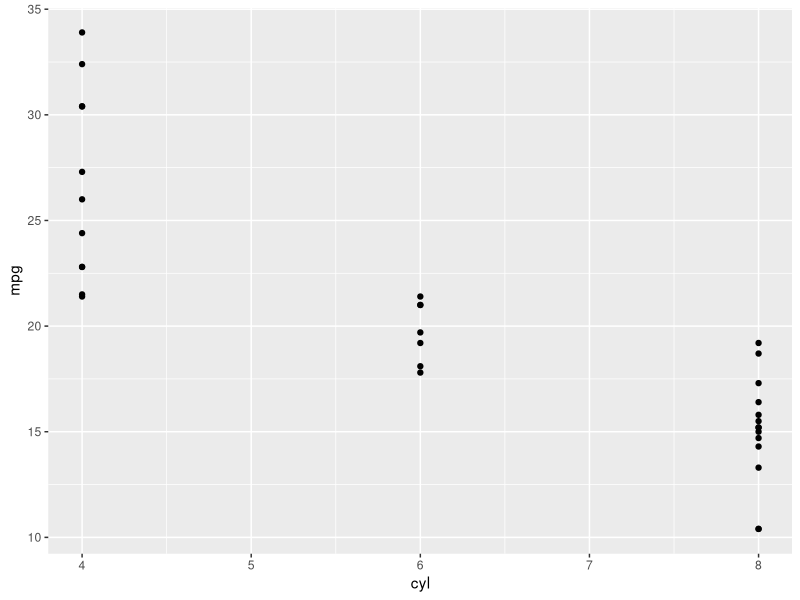
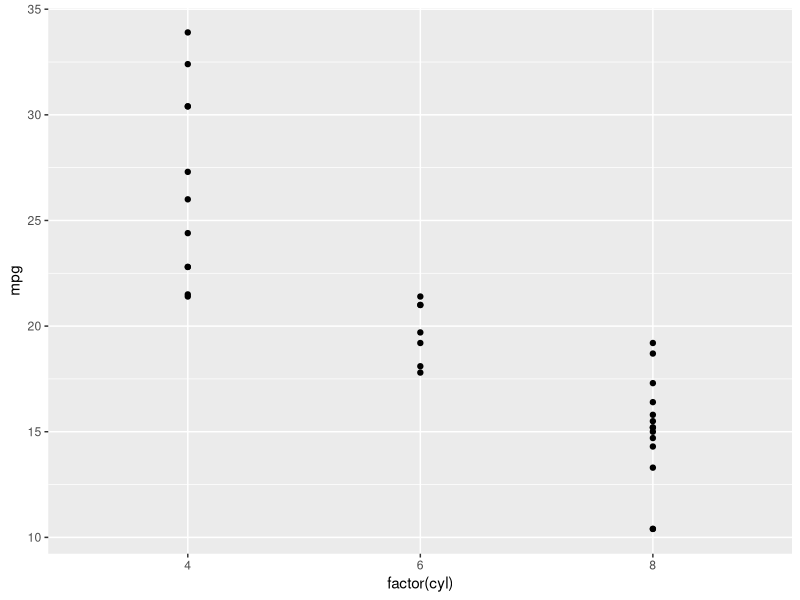
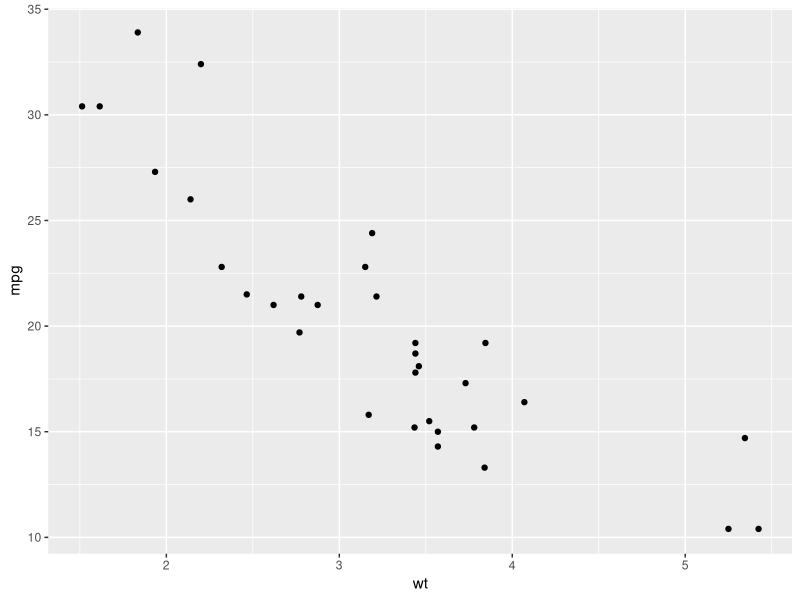
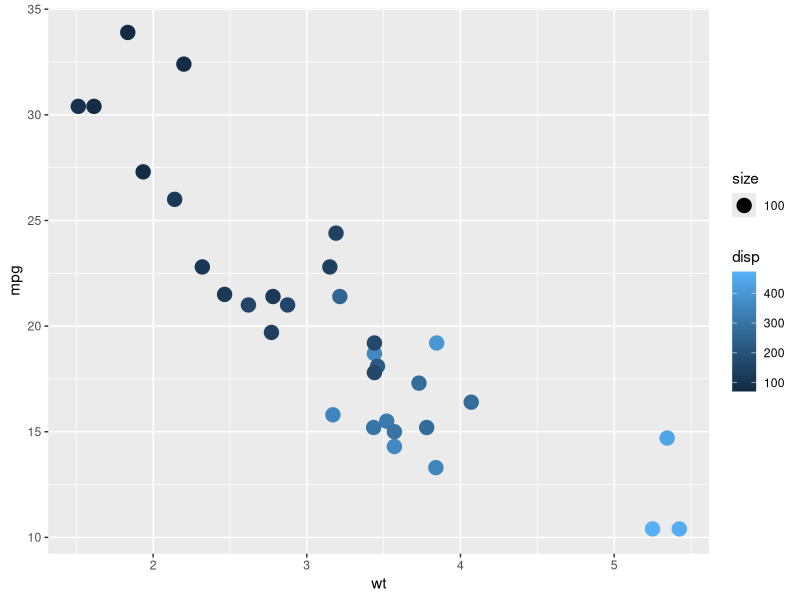
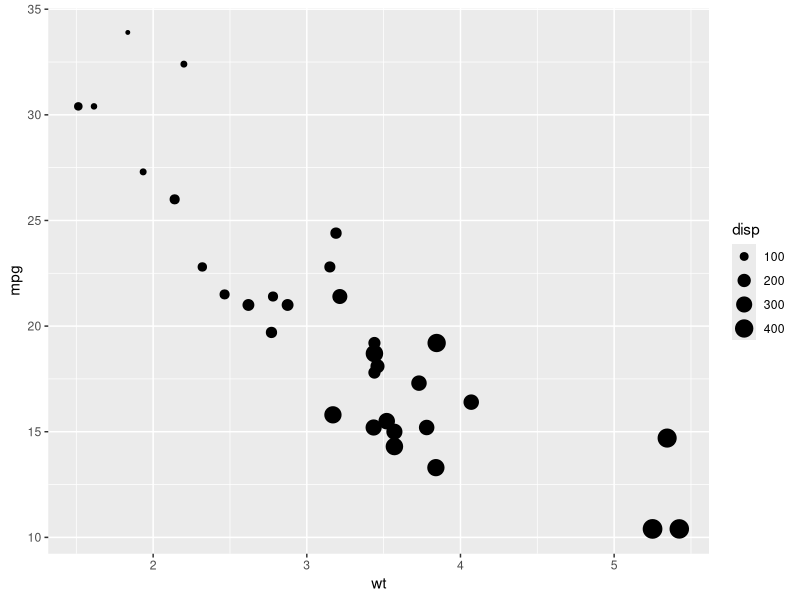
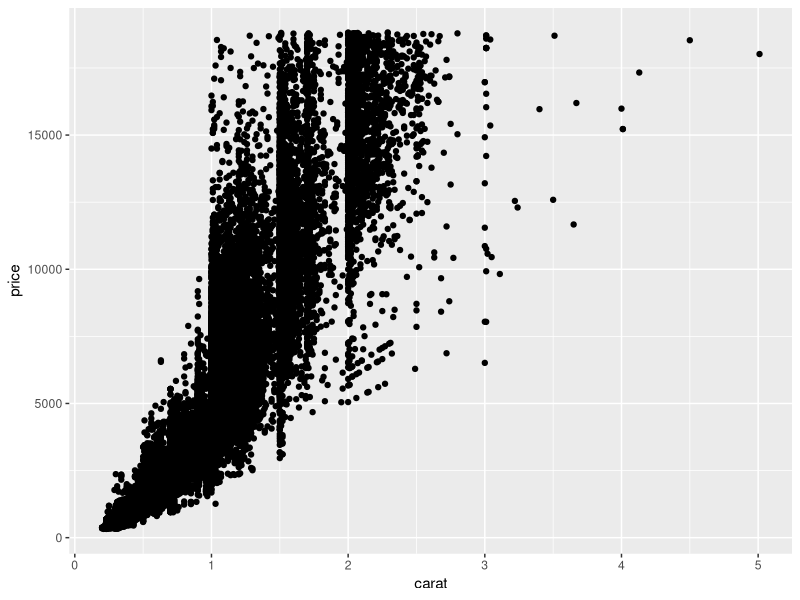
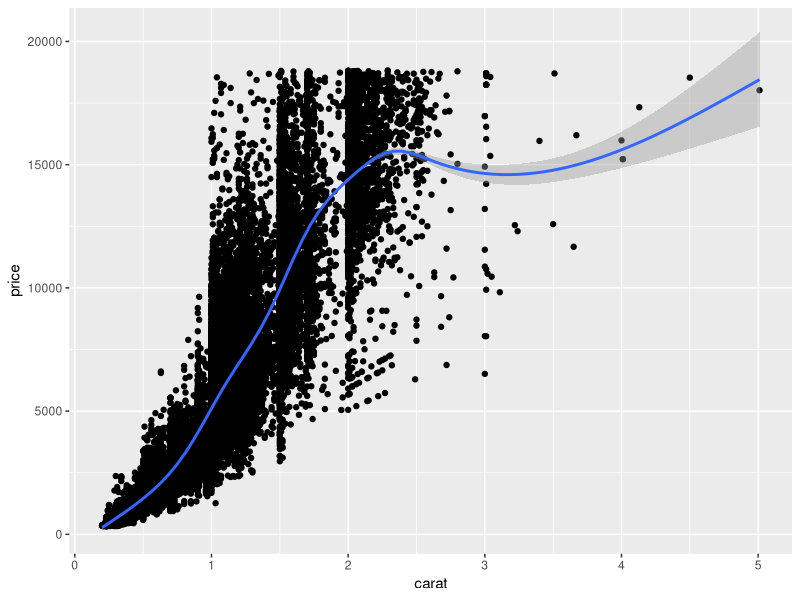

Generate these figures, in order, with R:

# Load the ggplot2 package
library(ggplot2)

# Explore the mtcars data frame with str()
str(mtcars)

# Execute the following command
ggplot(mtcars, aes(x = cyl, y = mpg)) +
      geom_point()




# Load the ggplot2 package
library(ggplot2)

# Change the command below so that cyl is treated as factor
ggplot(mtcars, aes(x = factor(cyl), y = mpg)) +
      geom_point()


# A scatter plot has been made for you
ggplot(mtcars, aes(x = wt, y = mpg)) +
      geom_point()

# Replace ___ with the correct vector
ggplot(mtcars, aes(x = wt, y = mpg, col = disp, size = 100)) +
      geom_point()

# Replace ___ with the correct vector
ggplot(mtcars, aes(x = wt, y = mpg, size = disp)) +
      geom_point()



# Explore the diamonds data frame with str()
str(diamonds)

# Add geom_point() with +
ggplot(diamonds, aes(x = carat, y = price)) + geom_point()


# Add geom_point() and geom_smooth() with +
ggplot(diamonds, aes(x = carat, y = price)) + geom_point() + geom_smooth()

